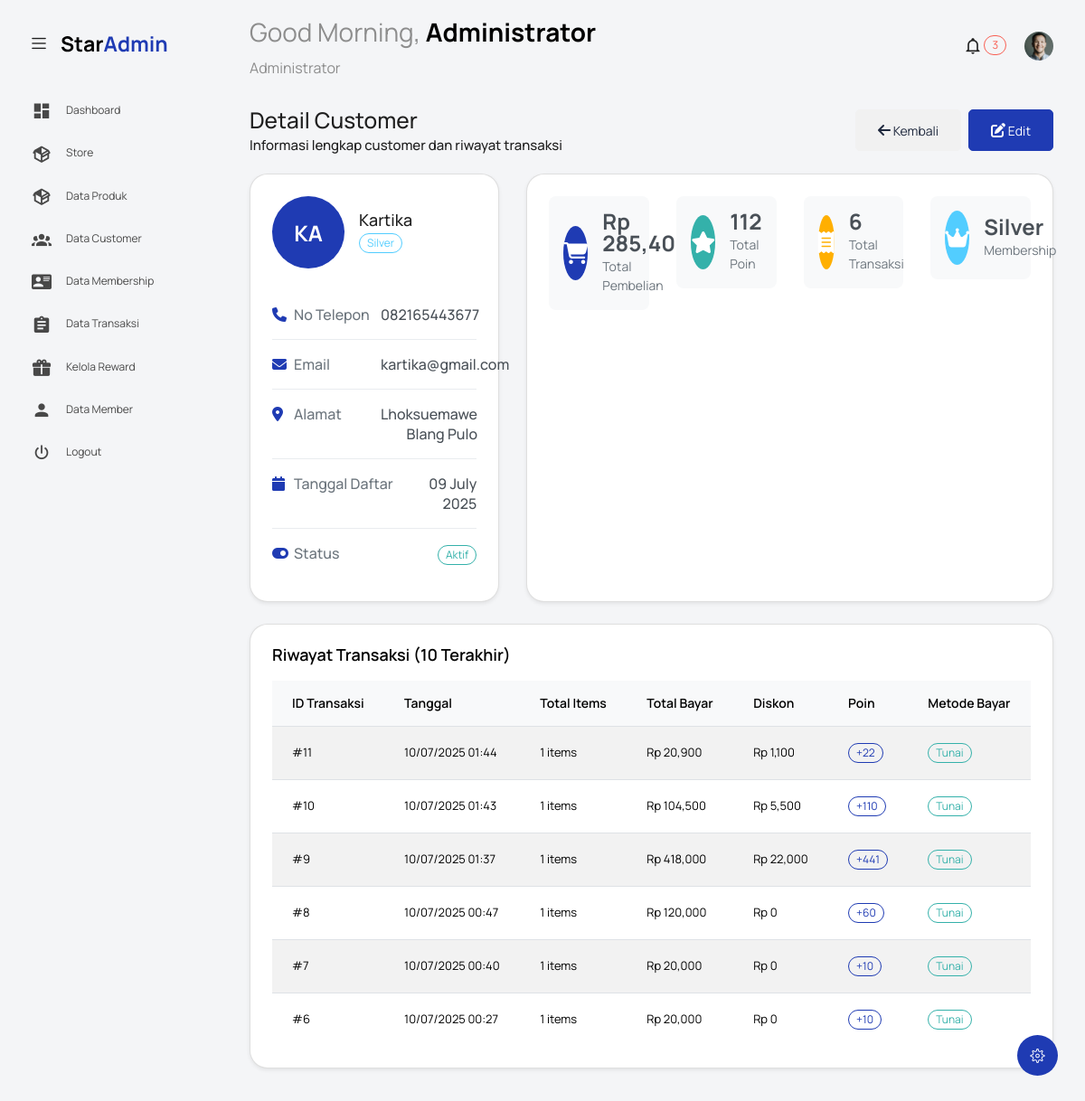
The app's page /index.php?controller=customer&action=view&id=6 (signed in), older data.
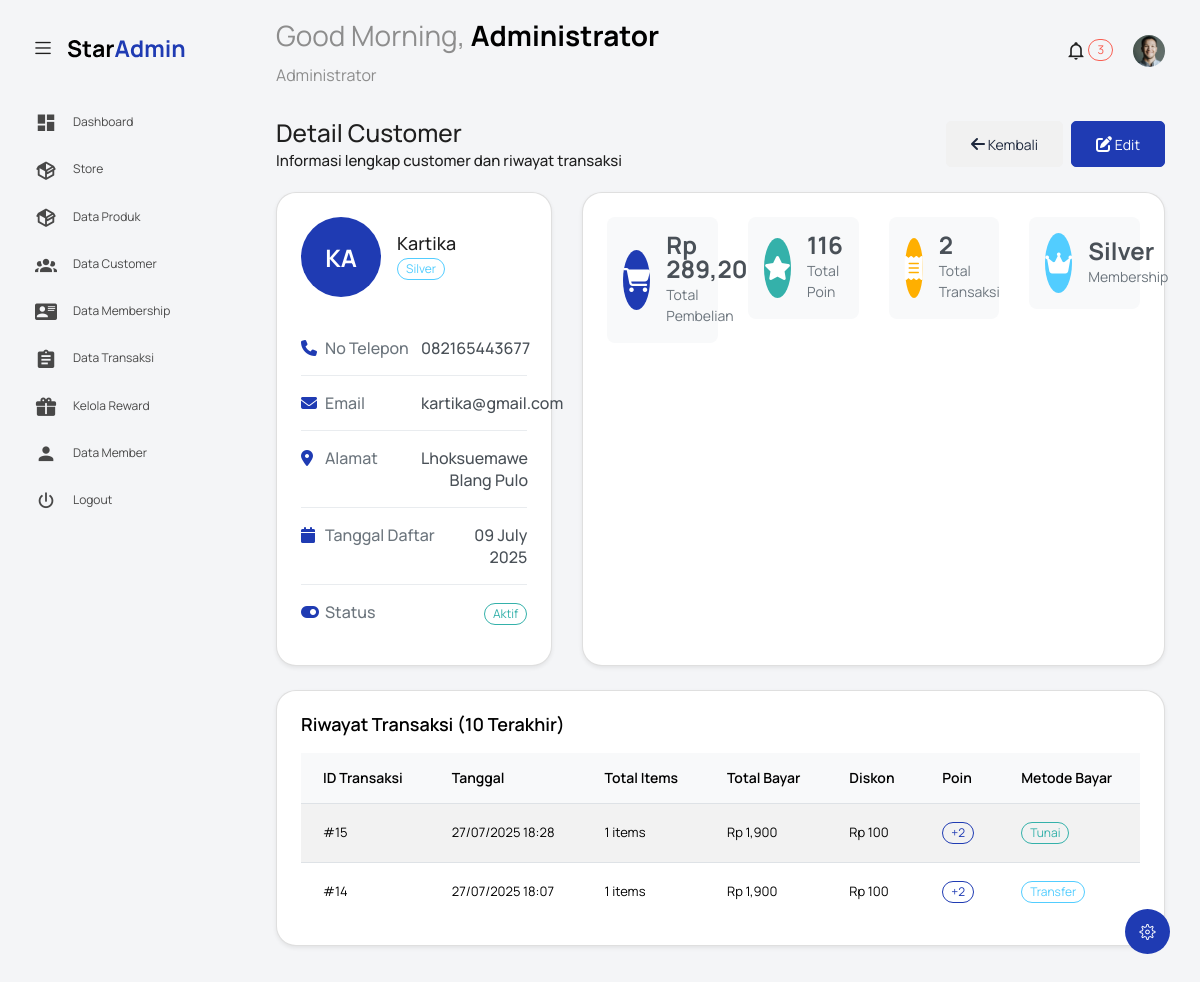
The same page, newer data.
### tables this page shows
CREATE TABLE `customers` (
  `customer_id` int NOT NULL,
  `user_id` int DEFAULT NULL,
  `nama_customer` varchar(100) NOT NULL,
  `no_telepon` varchar(15) DEFAULT NULL,
  `alamat` text,
  `email` varchar(100) DEFAULT NULL,
  `membership_id` int DEFAULT '1',
  `total_pembelian` decimal(12,2) DEFAULT '0.00',
  `total_poin` int DEFAULT '0',
  `tanggal_daftar` date DEFAULT (curdate()),
  `status_aktif` enum('aktif','tidak_aktif') DEFAULT 'aktif'
);

CREATE TABLE `membership` (
  `membership_id` int NOT NULL,
  `nama_membership` varchar(50) NOT NULL,
  `minimal_pembelian` decimal(10,2) NOT NULL,
  `diskon_persen` int DEFAULT '0',
  `poin_per_pembelian` int DEFAULT '1',
  `benefit` text
);

CREATE TABLE `transaksi` (
  `transaksi_id` int NOT NULL,
  `customer_id` int DEFAULT NULL,
  `store_id` int NOT NULL DEFAULT '1',
  `tanggal_transaksi` datetime DEFAULT CURRENT_TIMESTAMP,
  `total_sebelum_diskon` decimal(10,2) NOT NULL,
  `diskon_membership` decimal(10,2) DEFAULT '0.00',
  `total_bayar` decimal(10,2) NOT NULL,
  `poin_didapat` int DEFAULT '0',
  `metode_pembayaran` enum('tunai','transfer','kartu') DEFAULT 'tunai',
  `bukti_pembayaran` varchar(255) DEFAULT NULL
);

### controllers/CustomerController.php (called while the page is built, shortened)
<?php
class CustomerController {
    private $customerModel;
    public function __construct() {
        $this->customerModel = new CustomerModel();
    }
    public function view() {
        $id = $_GET['id'] ?? 0;
        $customer = $this->customerModel->getCustomerById($id);
        $transactions = $this->customerModel->getCustomerTransactions($id);
        loadView('customer/view', [
            'customer' => $customer,
            'transactions' => $transactions,
            'title' => 'Detail Customer'
        ]);
    }
}
?>

### models/CustomerModel.php (called while the page is built, shortened)
<?php
class CustomerModel {
    private $conn;
    public function __construct() {
        global $conn;
        $this->conn = $conn;
    }
    public function getCustomerById($id) {
        $stmt = $this->conn->prepare("SELECT c.*, m.nama_membership
                                      FROM customers c
                                      JOIN membership m ON c.membership_id = m.membership_id
                                      WHERE c.customer_id = ?");
        $stmt->bind_param("i", $id);
        $stmt->execute();
        $result = $stmt->get_result();
        return $result ? $result->fetch_assoc() : null;
    }
    public function getCustomerTransactions($customer_id) {
        $stmt = $this->conn->prepare("SELECT t.*, COUNT(dt.detail_id) as total_items
                                      FROM transaksi t
                                      LEFT JOIN detail_transaksi dt ON t.transaksi_id = dt.transaksi_id
                                      WHERE t.customer_id = ?
                                      GROUP BY t.transaksi_id
                                      ORDER BY t.tanggal_transaksi DESC
                                      LIMIT 10");
        $stmt->bind_param("i", $customer_id);
        $stmt->execute();
        $result = $stmt->get_result();
        $transactions = [];
        if ($result) {
            while ($row = $result->fetch_assoc()) {
                $transactions[] = $row;
            }
        }
        return $transactions;
    }
}
?>

### views/customer/view.php (the view, shortened to what the rows shown need)
<?php include('template/header.php'); ?>
<body class="with-welcome-text">
  <div class="container-scroller">
    <?php include 'template/navbar.php'; ?>
    <div class="container-fluid page-body-wrapper">
      <?php include 'template/setting_panel.php'; ?>
      <?php include 'template/sidebar.php'; ?>
      <div class="main-panel">
        <div class="content-wrapper">
          <div class="row">
            <div class="col-md-12 grid-margin">
              <div class="row">
                <div class="col-12 col-xl-8 mb-4 mb-xl-0">
                  <h3 class="font-weight-bold">Detail Customer</h3>
                  <h6 class="font-weight-normal mb-0">Informasi lengkap customer dan riwayat transaksi</h6>
                </div>
                <div class="col-12 col-xl-4">
                  <div class="d-flex justify-content-end">
                    <a href="index.php?controller=customer" class="btn btn-secondary me-2">
                      <i class="fas fa-arrow-left"></i> Kembali
                    </a>
                    <a href="index.php?controller=customer&action=edit&id=<?= $customer['customer_id'] ?>" class="btn btn-primary">
                      <i class="fas fa-edit"></i> Edit
                    </a>
                  </div>
                </div>
              </div>
            </div>
          </div>
          <div class="row">
            <div class="col-lg-4 grid-margin stretch-card">
              <div class="card">
                <div class="card-body">
                  <div class="d-flex align-items-center mb-4">
                    <div class="avatar-lg me-3">
                      <div class="avatar-title bg-primary rounded-circle">
                        <?= strtoupper(substr($customer['nama_customer'], 0, 2)) ?>
                      </div>
                    </div>
                    <div>
                      <h4 class="mb-1"><?= htmlspecialchars($customer['nama_customer']) ?></h4>
                      <span class="badge badge-<?= $customer['membership_id'] == 1 ? 'secondary' :
                        ($customer['membership_id'] == 2 ? 'info' :
                        ($customer['membership_id'] == 3 ? 'warning' : 'danger')) ?>">
                        <?= htmlspecialchars($customer['nama_membership']) ?>
                      </span>
                    </div>
                  </div>
                  <div class="customer-info">
                    <div class="info-item">
                      <div class="info-label">
                        <i class="fas fa-phone text-primary"></i>
                        <span>No Telepon</span>
                      </div>
                      <div class="info-value"><?= htmlspecialchars($customer['no_telepon']) ?></div>
                    </div>
                    <div class="info-item">
                      <div class="info-label">
                        <i class="fas fa-envelope text-primary"></i>
                        <span>Email</span>
                      </div>
                      <div class="info-value"><?= htmlspecialchars($customer['email'] ?: '-') ?></div>
                    </div>
                    <div class="info-item">
                      <div class="info-label">
                        <i class="fas fa-map-marker-alt text-primary"></i>
                        <span>Alamat</span>
                      </div>
                      <div class="info-value"><?= htmlspecialchars($customer['alamat'] ?: '-') ?></div>
                    </div>
                    <div class="info-item">
                      <div class="info-label">
                        <i class="fas fa-calendar text-primary"></i>
                        <span>Tanggal Daftar</span>
                      </div>
                      <div class="info-value"><?= date('d F Y', strtotime($customer['tanggal_daftar'])) ?></div>
                    </div>
                    <div class="info-item">
                      <div class="info-label">
                        <i class="fas fa-toggle-on text-primary"></i>
                        <span>Status</span>
                      </div>
                      <div class="info-value">
                        <span class="badge badge-<?= $customer['status_aktif'] == 'aktif' ? 'success' : 'secondary' ?>">
                          <?= ucfirst($customer['status_aktif']) ?>
                        </span>
                      </div>
                    </div>
                  </div>
                </div>
              </div>
            </div>
            <div class="col-lg-8 grid-margin stretch-card">
              <div class="card">
                <div class="card-body">
                  <div class="row">
                    <div class="col-md-3">
                      <div class="stat-card">
                        <div class="stat-icon bg-primary">
                          <i class="fas fa-shopping-cart"></i>
                        </div>
                        <div class="stat-content">
                          <h3 class="stat-value">Rp <?= number_format($customer['total_pembelian']) ?></h3>
                          <p class="stat-label">Total Pembelian</p>
                        </div>
                      </div>
                    </div>
                    <div class="col-md-3">
                      <div class="stat-card">
                        <div class="stat-icon bg-success">
                          <i class="fas fa-star"></i>
                        </div>
                        <div class="stat-content">
                          <h3 class="stat-value"><?= number_format($customer['total_poin']) ?></h3>
                          <p class="stat-label">Total Poin</p>
                        </div>
                      </div>
                    </div>
                    <div class="col-md-3">
                      <div class="stat-card">
                        <div class="stat-icon bg-warning">
                          <i class="fas fa-receipt"></i>
                        </div>
                        <div class="stat-content">
                          <h3 class="stat-value"><?= count($transactions) ?></h3>
                          <p class="stat-label">Total Transaksi</p>
                        </div>
                      </div>
                    </div>
                    <div class="col-md-3">
                      <div class="stat-card">
                        <div class="stat-icon bg-info">
                          <i class="fas fa-crown"></i>
                        </div>
                        <div class="stat-content">
                          <h3 class="stat-value"><?= htmlspecialchars($customer['nama_membership']) ?></h3>
                          <p class="stat-label">Membership</p>
                        </div>
                      </div>
                    </div>
                  </div>
                </div>
              </div>
            </div>
          </div>
          <div class="row">
            <div class="col-lg-12 grid-margin stretch-card">
              <div class="card">
                <div class="card-body">
                  <h4 class="card-title">Riwayat Transaksi (10 Terakhir)</h4>
                  <div class="table-responsive">
                    <table class="table table-striped">
                      <thead>
                        <tr>
                          <th>ID Transaksi</th>
                          <th>Tanggal</th>
                          <th>Total Items</th>
                          <th>Total Bayar</th>
                          <th>Diskon</th>
                          <th>Poin</th>
                          <th>Metode Bayar</th>
                        </tr>
                      </thead>
                      <tbody>
                        <?php if (!empty($transactions)): ?>
                          <?php foreach ($transactions as $transaction): ?>
                          <tr>
                            <td>#<?= $transaction['transaksi_id'] ?></td>
                            <td><?= date('d/m/Y H:i', strtotime($transaction['tanggal_transaksi'])) ?></td>
                            <td><?= $transaction['total_items'] ?> items</td>
                            <td>Rp <?= number_format($transaction['total_bayar']) ?></td>
                            <td>Rp <?= number_format($transaction['diskon_membership']) ?></td>
                            <td>
                              <span class="badge badge-primary">+<?= $transaction['poin_didapat'] ?></span>
                            </td>
                            <td>
                              <span class="badge badge-<?= $transaction['metode_pembayaran'] == 'tunai' ? 'success' :
                                ($transaction['metode_pembayaran'] == 'transfer' ? 'info' : 'warning') ?>">
                                <?= ucfirst($transaction['metode_pembayaran']) ?>
                              </span>
                            </td>
                          </tr>
                          <?php endforeach; ?>
                        <?php endif; ?>
                      </tbody>
                    </table>
                  </div>
                </div>
              </div>
            </div>
          </div>
        </div>
      </div>
    </div>
  </div>
</body>
</html>

Row changes from the older to the newer data that the page shows:
removed transaksi: transaksi_id "11", tanggal_transaksi "10/07/2025 01:44", total_items "1", total_bayar "20,900", diskon_membership "1,100", poin_didapat "22", metode_pembayaran "Tunai"
removed transaksi: transaksi_id "10", tanggal_transaksi "10/07/2025 01:43", total_items "1", total_bayar "104,500", diskon_membership "5,500", poin_didapat "110", metode_pembayaran "Tunai"
removed transaksi: transaksi_id "9", tanggal_transaksi "10/07/2025 01:37", total_items "1", total_bayar "418,000", diskon_membership "22,000", poin_didapat "441", metode_pembayaran "Tunai"
removed transaksi: transaksi_id "8", tanggal_transaksi "10/07/2025 00:47", total_items "1", total_bayar "120,000", diskon_membership "0", poin_didapat "60", metode_pembayaran "Tunai"
removed transaksi: transaksi_id "7", tanggal_transaksi "10/07/2025 00:40", total_items "1", total_bayar "20,000", diskon_membership "0", poin_didapat "10", metode_pembayaran "Tunai"
removed transaksi: transaksi_id "6", tanggal_transaksi "10/07/2025 00:27", total_items "1", total_bayar "20,000", diskon_membership "0", poin_didapat "10", metode_pembayaran "Tunai"
changed customers "KA": total_pembelian "285,400" → "289,200"; total_poin "112" → "116"
added transaksi: transaksi_id "15", tanggal_transaksi "27/07/2025 18:28", total_items "1", total_bayar "1,900", diskon_membership "100", poin_didapat "2", metode_pembayaran "Tunai"
added transaksi: transaksi_id "14", tanggal_transaksi "27/07/2025 18:07", total_items "1", total_bayar "1,900", diskon_membership "100", poin_didapat "2", metode_pembayaran "Transfer"
Text that changed along with them:
count($transactions): "6" → "2"
